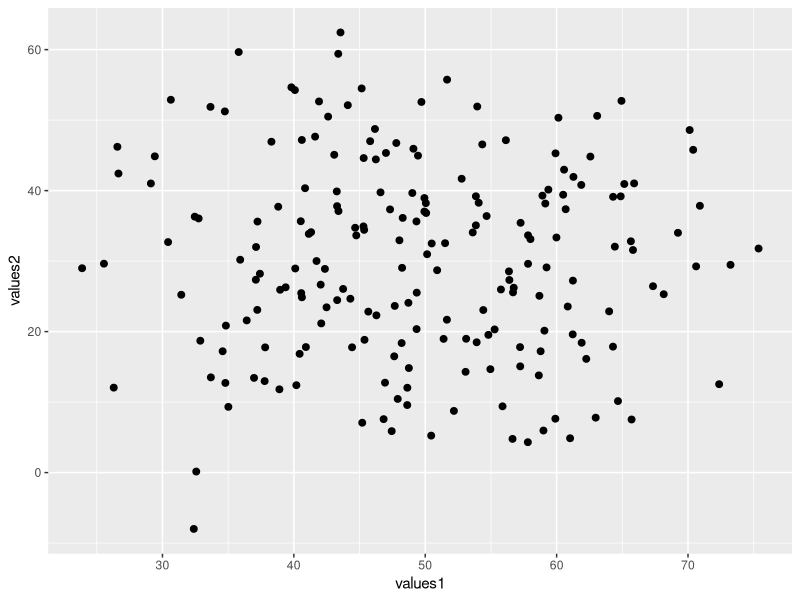
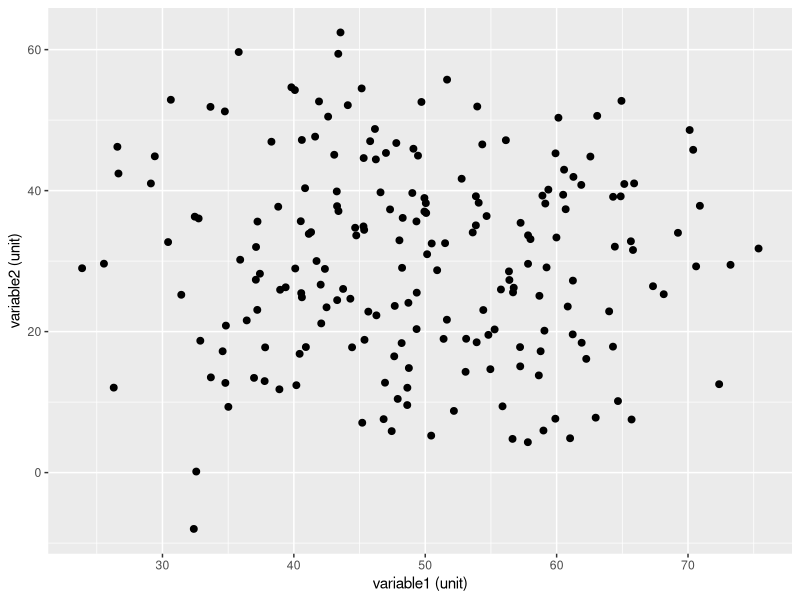
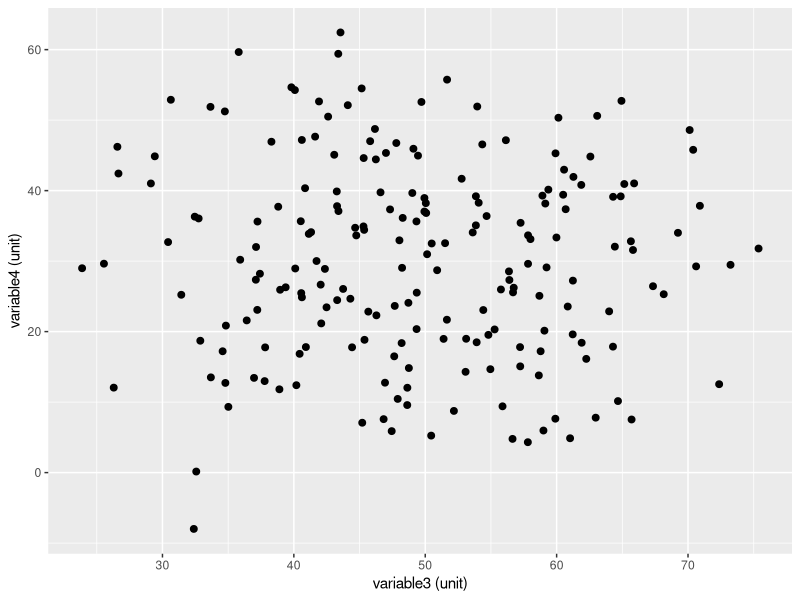
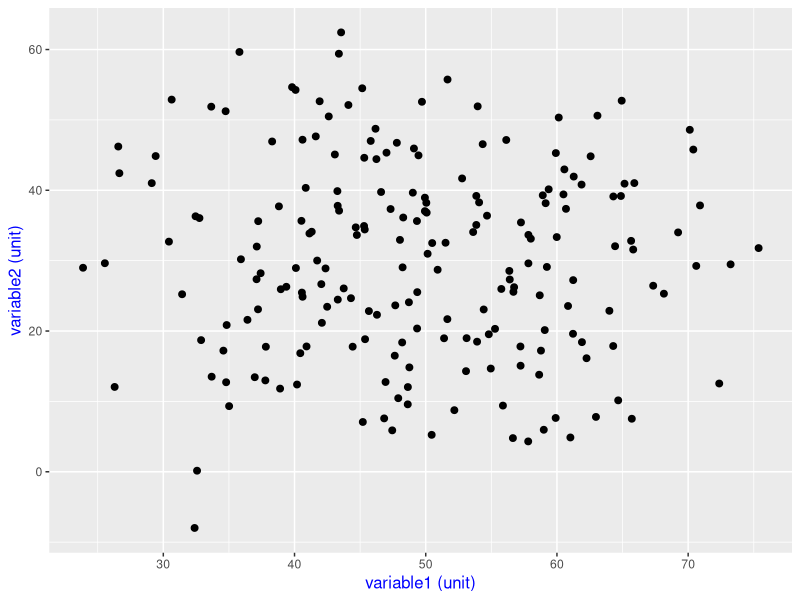
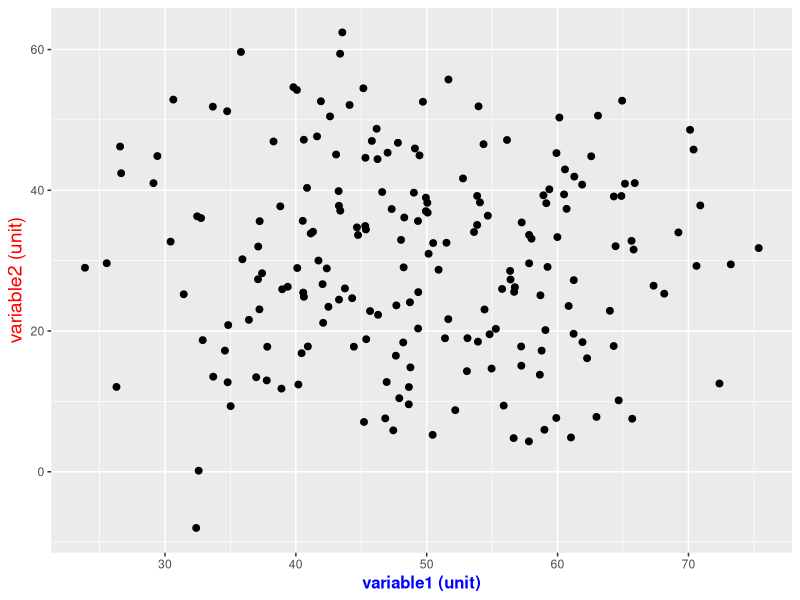

The R script that drew these images, in order:
## ---- chunk 1
knitr::opts_chunk$set(echo = TRUE, fig.align = "center")

# title: axis titles
# author: jonathan
# revised: 15/3/2020

WEB <- c("https://bioceed.uib.no/dropfolder/bioSTATS/Rmd/Visualizing/Essential/axis-title.html")
GIT <- c("https://github.com/jonathansoule/biostats/blob/master/Visualizing/Essential/axis-title.Rmd")
library(ggplot2)

# variable 1
values1 <- rnorm(200, mean = 50, sd = 10)
# variable 2
values2 <- c(rnorm(100, mean = 20, sd = 10), rnorm(100, mean = 40, sd = 10))
# dataframe
df <- data.frame(values1, values2)
## ---- chunk 2
baseplot <- ggplot(df, aes(values1, values2)) +
  geom_point(size = 2)
baseplot
## ---- chunk 3
baseplot +
  xlab("variable1 (unit)") +
  ylab("variable2 (unit)")
## ---- chunk 4
baseplot +
  scale_x_continuous("variable3 (unit)") +
  scale_y_continuous("variable4 (unit)")
## ---- chunk 5
baseplot +
  xlab("variable1 (unit)") +
  ylab("variable2 (unit)") +
  theme(axis.title = element_text(color = "blue", size = 12))
## ---- chunk 6
baseplot +
  xlab("variable1 (unit)") +
  ylab("variable2 (unit)") +
  theme(axis.title.x = element_text(color = "blue", face = "bold", size = 12)) +
  theme(axis.title.y = element_text(color = "red", size = 14))
